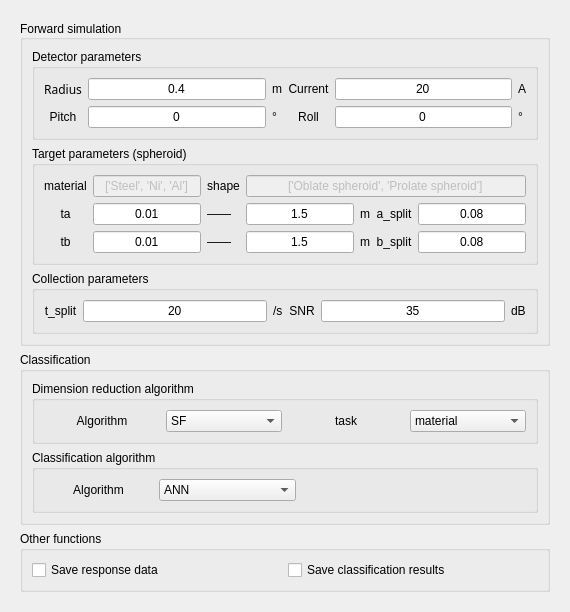
            <widget class="QWidget" name="tab_TDEM">
             <property name="autoFillBackground">
              <bool>true</bool>
             </property>
             <attribute name="title">
              <string>TDEM detection</string>
             </attribute>
             <layout class="QGridLayout" name="gridLayout_25">
              <item row="0" column="0">
               <widget class="QWidget" name="widget_6" native="true">
                <layout class="QGridLayout" name="gridLayout_17" rowstretch="6,6,2" rowminimumheight="0,0,0">
                 <item row="1" column="0">
                  <widget class="QGroupBox" name="groupBox_4">
                   <property name="title">
                    <string>Classification</string>
                   </property>
                   <layout class="QGridLayout" name="gridLayout_18" rowminimumheight="1,1">
                    <item row="0" column="0">
                     <widget class="QGroupBox" name="groupBox_5">
                      <property name="title">
                       <string>Dimension reduction algorithm</string>
                      </property>
                      <layout class="QGridLayout" name="gridLayout_19">
                       <item row="0" column="0">
                        <widget class="QLabel" name="label_142">
                         <property name="text">
                          <string>Algorithm</string>
                         </property>
                         <property name="alignment">
                          <set>Qt::AlignCenter</set>
                         </property>
                        </widget>
                       </item>
                       <item row="0" column="1">
                        <widget class="QComboBox" name="cb_dr_algorithm_t">
                         <property name="layoutDirection">
                          <enum>Qt::LeftToRight</enum>
                         </property>
                         <item>
                          <property name="text">
                           <string>SF</string>
                          </property>
                         </item>
                         <item>
                          <property name="text">
                           <string>PCA</string>
                          </property>
                         </item>
                        </widget>
                       </item>
                       <item row="0" column="2">
                        <widget class="QLabel" name="label_143">
                         <property name="layoutDirection">
                          <enum>Qt::LeftToRight</enum>
                         </property>
                         <property name="text">
                          <string>task</string>
                         </property>
                         <property name="alignment">
                          <set>Qt::AlignCenter</set>
                         </property>
                        </widget>
                       </item>
                       <item row="0" column="3">
                        <widget class="QComboBox" name="cm_dr_task_t">
                         <item>
                          <property name="text">
                           <string>material</string>
                          </property>
                         </item>
                         <item>
                          <property name="text">
                           <string>shape</string>
                          </property>
                         </item>
                        </widget>
                       </item>
                      </layout>
                     </widget>
                    </item>
                    <item row="1" column="0">
                     <widget class="QGroupBox" name="groupBox_7">
                      <property name="title">
                       <string>Classification algorithm</string>
                      </property>
                      <layout class="QGridLayout" name="gridLayout_26" columnstretch="4,5,4,4">
                       <item row="0" column="0">
                        <widget class="QLabel" name="label_150">
                         <property name="text">
                          <string>Algorithm</string>
                         </property>
                         <property name="alignment">
                          <set>Qt::AlignCenter</set>
                         </property>
                        </widget>
                       </item>
                       <item row="0" column="1">
                        <widget class="QComboBox" name="cb_clas_algorithm_t">
                         <property name="layoutDirection">
                          <enum>Qt::LeftToRight</enum>
                         </property>
                         <item>
                          <property name="text">
                           <string>ANN</string>
                          </property>
                         </item>
                        </widget>
                       </item>
                       <item row="0" column="2">
                        <widget class="QLabel" name="label">
                         <property name="text">
                          <string> </string>
                         </property>
                        </widget>
                       </item>
                       <item row="0" column="3">
                        <widget class="QLabel" name="label_2">
                         <property name="text">
                          <string> </string>
                         </property>
                        </widget>
                       </item>
                      </layout>
                     </widget>
                    </item>
                   </layout>
                  </widget>
                 </item>
                 <item row="0" column="0">
                  <widget class="QGroupBox" name="groupBox_15">
                   <property name="title">
                    <string>Forward simulation</string>
                   </property>
                   <property name="alignment">
                    <set>Qt::AlignLeading|Qt::AlignLeft|Qt::AlignVCenter</set>
                   </property>
                   <layout class="QGridLayout" name="gridLayout_20">
                    <item row="0" column="0">
                     <widget class="QGroupBox" name="groupBox_16">
                      <property name="title">
                       <string>Detector parameters</string>
                      </property>
                      <layout class="QGridLayout" name="gridLayout_21">
                       <item row="1" column="4">
                        <widget class="QLineEdit" name="le_detector_roll_t">
                         <property name="text">
                          <string>0</string>
                         </property>
                         <property name="alignment">
                          <set>Qt::AlignCenter</set>
                         </property>
                        </widget>
                       </item>
                       <item row="0" column="0">
                        <widget class="QLabel" name="label_106">
                         <property name="font">
                          <font>
                           <family>Microsoft YaHei</family>
                           <pointsize>9</pointsize>
                           <stylestrategy>PreferAntialias</stylestrategy>
                           <kerning>true</kerning>
                          </font>
                         </property>
                         <property name="layoutDirection">
                          <enum>Qt::LeftToRight</enum>
                         </property>
                         <property name="text">
                          <string>Radius</string>
                         </property>
                         <property name="scaledContents">
                          <bool>false</bool>
                         </property>
                         <property name="alignment">
                          <set>Qt::AlignCenter</set>
                         </property>
                        </widget>
                       </item>
                       <item row="1" column="0">
                        <widget class="QLabel" name="label_145">
                         <property name="layoutDirection">
                          <enum>Qt::LeftToRight</enum>
                         </property>
                         <property name="text">
                          <string>Pitch</string>
                         </property>
                         <property name="scaledContents">
                          <bool>false</bool>
                         </property>
                         <property name="alignment">
                          <set>Qt::AlignCenter</set>
                         </property>
                        </widget>
                       </item>
                       <item row="1" column="3">
                        <widget class="QLabel" name="label_147">
                         <property name="layoutDirection">
                          <enum>Qt::LeftToRight</enum>
                         </property>
                         <property name="text">
                          <string>Roll</string>
                         </property>
                         <property name="scaledContents">
                          <bool>false</bool>
                         </property>
                         <property name="alignment">
                          <set>Qt::AlignCenter</set>
                         </property>
                        </widget>
                       </item>
                       <item row="0" column="5">
                        <widget class="QLabel" name="label_109">
                         <property name="text">
                          <string>A</string>
                         </property>
                        </widget>
                       </item>
                       <item row="1" column="2">
                        <widget class="QLabel" name="label_146">
                         <property name="text">
                          <string>°</string>
                         </property>
                        </widget>
                       </item>
                       <item row="0" column="4">
                        <widget class="QLineEdit" name="le_detector_current_t">
                         <property name="text">
                          <string>20</string>
                         </property>
                         <property name="alignment">
                          <set>Qt::AlignCenter</set>
                         </property>
                        </widget>
                       </item>
                       <item row="1" column="5">
                        <widget class="QLabel" name="label_148">
                         <property name="text">
                          <string>°</string>
                         </property>
                        </widget>
                       </item>
                       <item row="1" column="1">
                        <widget class="QLineEdit" name="le_detector_pitch_t">
                         <property name="text">
                          <string>0</string>
                         </property>
                         <property name="alignment">
                          <set>Qt::AlignCenter</set>
                         </property>
                        </widget>
                       </item>
                       <item row="0" column="3">
                        <widget class="QLabel" name="label_108">
                         <property name="layoutDirection">
                          <enum>Qt::LeftToRight</enum>
                         </property>
                         <property name="text">
                          <string>Current</string>
                         </property>
                         <property name="scaledContents">
                          <bool>false</bool>
                         </property>
                         <property name="alignment">
                          <set>Qt::AlignCenter</set>
                         </property>
                        </widget>
                       </item>
                       <item row="0" column="1">
                        <widget class="QLineEdit" name="le_detector_radius_t">
                         <property name="text">
                          <string>0.4</string>
                         </property>
                         <property name="alignment">
                          <set>Qt::AlignCenter</set>
                         </property>
                        </widget>
                       </item>
                       <item row="0" column="2">
                        <widget class="QLabel" name="label_107">
                         <property name="text">
                          <string>m</string>
                         </property>
                        </widget>
                       </item>
                      </layout>
                     </widget>
                    </item>
                    <item row="2" column="0">
                     <widget class="QGroupBox" name="groupBox_17">
                      <property name="title">
                       <string>Collection parameters</string>
                      </property>
                      <layout class="QGridLayout" name="gridLayout_22">
                       <item row="0" column="12">
                        <widget class="QLabel" name="label_152">
                         <property name="text">
                          <string>dB</string>
                         </property>
                        </widget>
                       </item>
                       <item row="0" column="11">
                        <widget class="QLineEdit" name="le_collection_SNR_t">
                         <property name="text">
                          <string>35</string>
                         </property>
                         <property name="alignment">
                          <set>Qt::AlignCenter</set>
                         </property>
                        </widget>
                       </item>
                       <item row="0" column="1">
                        <widget class="QLineEdit" name="le_collection_split_t">
                         <property name="text">
                          <string>20</string>
                         </property>
                         <property name="alignment">
                          <set>Qt::AlignCenter</set>
                         </property>
                        </widget>
                       </item>
                       <item row="0" column="10">
                        <widget class="QLabel" name="label_151">
                         <property name="text">
                          <string>SNR</string>
                         </property>
                         <property name="alignment">
                          <set>Qt::AlignCenter</set>
                         </property>
                        </widget>
                       </item>
                       <item row="0" column="0">
                        <widget class="QLabel" name="label_149">
                         <property name="text">
                          <string>t_split</string>
                         </property>
                         <property name="alignment">
                          <set>Qt::AlignCenter</set>
                         </property>
                        </widget>
                       </item>
                       <item row="0" column="2">
                        <widget class="QLabel" name="label_161">
                         <property name="text">
                          <string>/s</string>
                         </property>
                        </widget>
                       </item>
                      </layout>
                     </widget>
                    </item>
                    <item row="1" column="0">
                     <widget class="QGroupBox" name="groupBox_18">
                      <property name="title">
                       <string>Target parameters (spheroid)</string>
                      </property>
                      <layout class="QGridLayout" name="gridLayout_23">
                       <item row="1" column="4">
                        <widget class="QLabel" name="label_173">
                         <property name="text">
                          <string>m</string>
                         </property>
                        </widget>
                       </item>
                       <item row="1" column="3">
                        <widget class="QLineEdit" name="le_collection_a_max">
                         <property name="text">
                          <string>1.5</string>
                         </property>
                         <property name="alignment">
                          <set>Qt::AlignCenter</set>
                         </property>
                        </widget>
                       </item>
                       <item row="0" column="1">
                        <widget class="QLineEdit" name="le_target_material_t">
                         <property name="enabled">
                          <bool>false</bool>
                         </property>
                         <property name="text">
                          <string>['Steel', 'Ni', 'Al']</string>
                         </property>
                         <property name="alignment">
                          <set>Qt::AlignCenter</set>
                         </property>
                        </widget>
                       </item>
                       <item row="1" column="0">
                        <widget class="QLabel" name="label_168">
                         <property name="text">
                          <string>ta</string>
                         </property>
                         <property name="alignment">
                          <set>Qt::AlignCenter</set>
                         </property>
                        </widget>
                       </item>
                       <item row="1" column="1">
                        <widget class="QLineEdit" name="le_collection_a_min">
                         <property name="text">
                          <string>0.01</string>
                         </property>
                         <property name="alignment">
                          <set>Qt::AlignCenter</set>
                         </property>
                        </widget>
                       </item>
                       <item row="1" column="2">
                        <widget class="QLabel" name="label_157">
                         <property name="text">
                          <string>——</string>
                         </property>
                        </widget>
                       </item>
                       <item row="0" column="0">
                        <widget class="QLabel" name="label_162">
                         <property name="text">
                          <string>material</string>
                         </property>
                         <property name="alignment">
                          <set>Qt::AlignCenter</set>
                         </property>
                        </widget>
                       </item>
                       <item row="3" column="4">
                        <widget class="QLabel" name="label_153">
                         <property name="text">
                          <string>m</string>
                         </property>
                         <property name="alignment">
                          <set>Qt::AlignCenter</set>
                         </property>
                        </widget>
                       </item>
                       <item row="1" column="5">
                        <widget class="QLabel" name="label_170">
                         <property name="text">
                          <string>a_split</string>
                         </property>
                         <property name="alignment">
                          <set>Qt::AlignCenter</set>
                         </property>
                        </widget>
                       </item>
                       <item row="3" column="2">
                        <widget class="QLabel" name="label_158">
                         <property name="text">
                          <string>——</string>
                         </property>
                        </widget>
                       </item>
                       <item row="3" column="1">
                        <widget class="QLineEdit" name="le_collection_b_min">
                         <property name="text">
                          <string>0.01</string>
                         </property>
                         <property name="alignment">
                          <set>Qt::AlignCenter</set>
                         </property>
                        </widget>
                       </item>
                       <item row="3" column="3">
                        <widget class="QLineEdit" name="le_collection_b_max">
                         <property name="text">
                          <string>1.5</string>
                         </property>
                         <property name="alignment">
                          <set>Qt::AlignCenter</set>
                         </property>
                        </widget>
                       </item>
                       <item row="3" column="6">
                        <widget class="QLineEdit" name="le_target_b_split_t">
                         <property name="text">
                          <string>0.08</string>
                         </property>
                         <property name="alignment">
                          <set>Qt::AlignCenter</set>
                         </property>
                        </widget>
                       </item>
                       <item row="3" column="0">
                        <widget class="QLabel" name="label_156">
                         <property name="text">
                          <string>tb</string>
                         </property>
                         <property name="alignment">
                          <set>Qt::AlignCenter</set>
                         </property>
                        </widget>
                       </item>
                       <item row="1" column="6">
                        <widget class="QLineEdit" name="le_target_a_split_t">
                         <property name="text">
                          <string>0.08</string>
                         </property>
                         <property name="alignment">
                          <set>Qt::AlignCenter</set>
                         </property>
                        </widget>
                       </item>
                       <item row="3" column="5">
                        <widget class="QLabel" name="label_172">
                         <property name="text">
                          <string>b_split</string>
                         </property>
                         <property name="alignment">
                          <set>Qt::AlignCenter</set>
                         </property>
                        </widget>
                       </item>
                       <item row="0" column="2">
                        <widget class="QLabel" name="label_164">
                         <property name="text">
                          <string>shape</string>
                         </property>
                         <property name="alignment">
                          <set>Qt::AlignCenter</set>
                         </property>
                        </widget>
                       </item>
                       <item row="0" column="3" colspan="4">
                        <widget class="QLineEdit" name="le_target_shape_t">
                         <property name="enabled">
                          <bool>false</bool>
                         </property>
                         <property name="text">
                          <string>['Oblate spheroid', 'Prolate spheroid']</string>
                         </property>
                         <property name="alignment">
                          <set>Qt::AlignCenter</set>
                         </property>
                        </widget>
                       </item>
                      </layout>
                     </widget>
                    </item>
                   </layout>
                  </widget>
                 </item>
                 <item row="2" column="0">
                  <widget class="QGroupBox" name="groupBox_6">
                   <property name="title">
                    <string>Other functions</string>
                   </property>
                   <layout class="QGridLayout" name="gridLayout_24">
                    <item row="0" column="0">
                     <widget class="QCheckBox" name="cb_func_save_data_t">
                      <property name="text">
                       <string>Save response data</string>
                      </property>
                     </widget>
                    </item>
                    <item row="0" column="1">
                     <widget class="QCheckBox" name="cb_func_save_result_t">
                      <property name="text">
                       <string>Save classification results</string>
                      </property>
                     </widget>
                    </item>
                   </layout>
                  </widget>
                 </item>
                </layout>
               </widget>
              </item>
             </layout>
            </widget>
